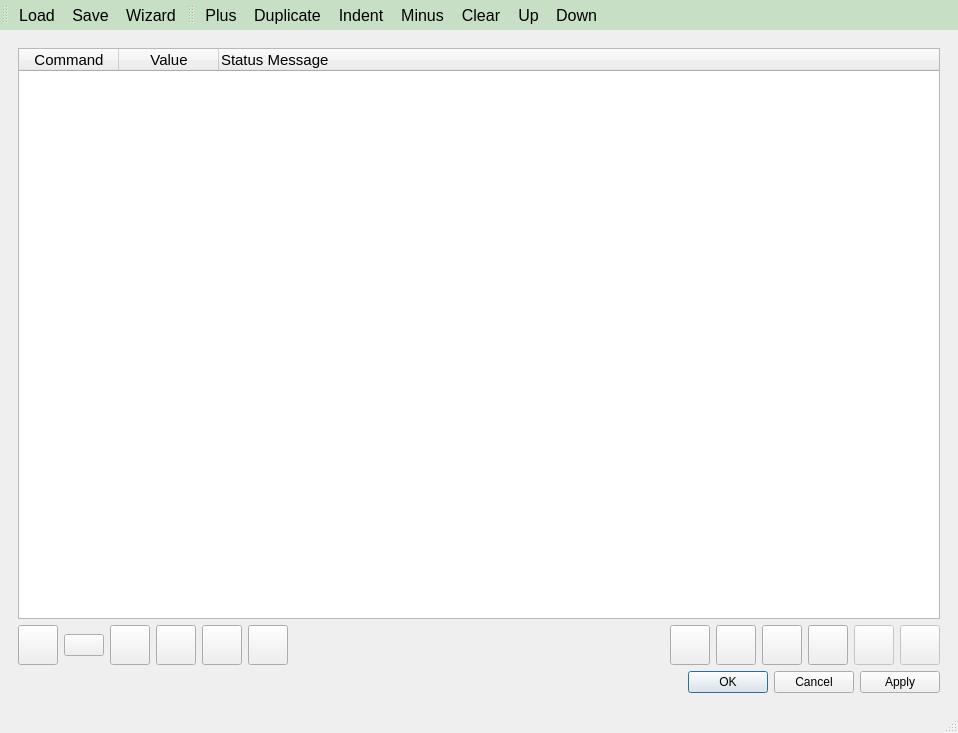
<?xml version="1.0" encoding="UTF-8"?>
<ui version="4.0">
 <class>Labonatip_protocol_editor</class>
 <widget class="QMainWindow" name="Labonatip_protocol_editor">
  <property name="geometry">
   <rect>
    <x>0</x>
    <y>0</y>
    <width>958</width>
    <height>733</height>
   </rect>
  </property>
  <property name="windowTitle">
   <string>Protocol editor</string>
  </property>
  <property name="styleSheet">
   <string notr="true">QToolButton:!hover {
background-color:rgb(199, 223, 197);
font-size: 16px;
}
QToolButton:hover {
     background-color: rgb(199, 223, 197);
 }

QToolBar {
background-color:rgb(199, 223, 197);
font-size: 16px;
border:0;
}</string>
  </property>
  <property name="iconSize">
   <size>
    <width>50</width>
    <height>50</height>
   </size>
  </property>
  <widget class="QWidget" name="centralwidget">
   <layout class="QGridLayout" name="gridLayout_2">
    <item row="0" column="0">
     <widget class="QScrollArea" name="scrollArea">
      <property name="sizePolicy">
       <sizepolicy hsizetype="Expanding" vsizetype="Expanding">
        <horstretch>0</horstretch>
        <verstretch>0</verstretch>
       </sizepolicy>
      </property>
      <property name="minimumSize">
       <size>
        <width>200</width>
        <height>200</height>
       </size>
      </property>
      <property name="frameShape">
       <enum>QFrame::NoFrame</enum>
      </property>
      <property name="verticalScrollBarPolicy">
       <enum>Qt::ScrollBarAsNeeded</enum>
      </property>
      <property name="horizontalScrollBarPolicy">
       <enum>Qt::ScrollBarAsNeeded</enum>
      </property>
      <property name="widgetResizable">
       <bool>true</bool>
      </property>
      <widget class="QWidget" name="scrollAreaWidgetContents">
       <property name="geometry">
        <rect>
         <x>0</x>
         <y>0</y>
         <width>940</width>
         <height>654</height>
        </rect>
       </property>
       <property name="sizePolicy">
        <sizepolicy hsizetype="Expanding" vsizetype="Expanding">
         <horstretch>0</horstretch>
         <verstretch>0</verstretch>
        </sizepolicy>
       </property>
       <property name="minimumSize">
        <size>
         <width>200</width>
         <height>200</height>
        </size>
       </property>
       <layout class="QGridLayout" name="gridLayout">
        <item row="1" column="10">
         <widget class="QPushButton" name="pushButton_moveDown">
          <property name="enabled">
           <bool>true</bool>
          </property>
          <property name="minimumSize">
           <size>
            <width>40</width>
            <height>40</height>
           </size>
          </property>
          <property name="maximumSize">
           <size>
            <width>40</width>
            <height>40</height>
           </size>
          </property>
          <property name="font">
           <font>
            <pointsize>12</pointsize>
            <weight>75</weight>
            <bold>true</bold>
           </font>
          </property>
          <property name="toolTip">
           <string>Move down</string>
          </property>
          <property name="statusTip">
           <string>Move down</string>
          </property>
          <property name="whatsThis">
           <string>Move down</string>
          </property>
          <property name="text">
           <string/>
          </property>
          <property name="icon">
           <iconset>
            <normaloff>icons/downArrow.png</normaloff>icons/downArrow.png</iconset>
          </property>
          <property name="iconSize">
           <size>
            <width>20</width>
            <height>20</height>
           </size>
          </property>
         </widget>
        </item>
        <item row="0" column="0" colspan="15">
         <widget class="QTreeWidget" name="treeWidget_macroTable">
          <property name="font">
           <font>
            <pointsize>11</pointsize>
           </font>
          </property>
          <property name="accessibleDescription">
           <string notr="true"/>
          </property>
          <property name="frameShadow">
           <enum>QFrame::Sunken</enum>
          </property>
          <property name="midLineWidth">
           <number>0</number>
          </property>
          <property name="autoScroll">
           <bool>true</bool>
          </property>
          <property name="editTriggers">
           <set>QAbstractItemView::CurrentChanged|QAbstractItemView::DoubleClicked|QAbstractItemView::EditKeyPressed|QAbstractItemView::SelectedClicked</set>
          </property>
          <property name="dragEnabled">
           <bool>false</bool>
          </property>
          <property name="dragDropMode">
           <enum>QAbstractItemView::NoDragDrop</enum>
          </property>
          <property name="defaultDropAction">
           <enum>Qt::MoveAction</enum>
          </property>
          <property name="alternatingRowColors">
           <bool>true</bool>
          </property>
          <property name="selectionMode">
           <enum>QAbstractItemView::SingleSelection</enum>
          </property>
          <property name="selectionBehavior">
           <enum>QAbstractItemView::SelectRows</enum>
          </property>
          <property name="textElideMode">
           <enum>Qt::ElideNone</enum>
          </property>
          <property name="animated">
           <bool>true</bool>
          </property>
          <property name="wordWrap">
           <bool>true</bool>
          </property>
          <property name="headerHidden">
           <bool>false</bool>
          </property>
          <property name="columnCount">
           <number>3</number>
          </property>
          <column>
           <property name="text">
            <string>Command</string>
           </property>
           <property name="textAlignment">
            <set>AlignCenter</set>
           </property>
          </column>
          <column>
           <property name="text">
            <string>Value</string>
           </property>
           <property name="textAlignment">
            <set>AlignCenter</set>
           </property>
          </column>
          <column>
           <property name="text">
            <string>Status Message</string>
           </property>
           <property name="toolTip">
            <string>The status message will be visualized in the status bar</string>
           </property>
           <property name="statusTip">
            <string>The status message will be visualized in the status bar</string>
           </property>
           <property name="whatsThis">
            <string>The status message will be visualized in the status bar</string>
           </property>
          </column>
         </widget>
        </item>
        <item row="1" column="14">
         <widget class="QPushButton" name="pushButton_becomeChild">
          <property name="enabled">
           <bool>false</bool>
          </property>
          <property name="maximumSize">
           <size>
            <width>40</width>
            <height>40</height>
           </size>
          </property>
          <property name="font">
           <font>
            <pointsize>12</pointsize>
            <weight>75</weight>
            <bold>true</bold>
           </font>
          </property>
          <property name="toolTip">
           <string>Level down</string>
          </property>
          <property name="statusTip">
           <string>Level down</string>
          </property>
          <property name="whatsThis">
           <string>Level down</string>
          </property>
          <property name="text">
           <string/>
          </property>
          <property name="icon">
           <iconset>
            <normaloff>icons/indent.png</normaloff>icons/indent.png</iconset>
          </property>
          <property name="iconSize">
           <size>
            <width>20</width>
            <height>20</height>
           </size>
          </property>
         </widget>
        </item>
        <item row="1" column="5">
         <widget class="QPushButton" name="pushButton_macroWizard">
          <property name="enabled">
           <bool>true</bool>
          </property>
          <property name="minimumSize">
           <size>
            <width>40</width>
            <height>40</height>
           </size>
          </property>
          <property name="maximumSize">
           <size>
            <width>40</width>
            <height>40</height>
           </size>
          </property>
          <property name="toolTip">
           <string>Start new macro using wizard</string>
          </property>
          <property name="text">
           <string/>
          </property>
          <property name="icon">
           <iconset>
            <normaloff>icons/wand.png</normaloff>icons/wand.png</iconset>
          </property>
          <property name="iconSize">
           <size>
            <width>30</width>
            <height>30</height>
           </size>
          </property>
         </widget>
        </item>
        <item row="1" column="13">
         <widget class="QPushButton" name="pushButton_becomeParent">
          <property name="enabled">
           <bool>false</bool>
          </property>
          <property name="maximumSize">
           <size>
            <width>40</width>
            <height>40</height>
           </size>
          </property>
          <property name="font">
           <font>
            <pointsize>12</pointsize>
            <weight>75</weight>
            <bold>true</bold>
           </font>
          </property>
          <property name="toolTip">
           <string>Level up</string>
          </property>
          <property name="statusTip">
           <string>Level up</string>
          </property>
          <property name="whatsThis">
           <string>Level up</string>
          </property>
          <property name="text">
           <string/>
          </property>
          <property name="icon">
           <iconset>
            <normaloff>icons/indentUp.png</normaloff>icons/indentUp.png</iconset>
          </property>
          <property name="iconSize">
           <size>
            <width>20</width>
            <height>20</height>
           </size>
          </property>
         </widget>
        </item>
        <item row="1" column="7">
         <spacer name="horizontalSpacer_2">
          <property name="orientation">
           <enum>Qt::Horizontal</enum>
          </property>
          <property name="sizeHint" stdset="0">
           <size>
            <width>40</width>
            <height>20</height>
           </size>
          </property>
         </spacer>
        </item>
        <item row="1" column="9">
         <widget class="QPushButton" name="pushButton_moveUp">
          <property name="enabled">
           <bool>true</bool>
          </property>
          <property name="minimumSize">
           <size>
            <width>40</width>
            <height>40</height>
           </size>
          </property>
          <property name="maximumSize">
           <size>
            <width>40</width>
            <height>40</height>
           </size>
          </property>
          <property name="font">
           <font>
            <pointsize>12</pointsize>
            <weight>75</weight>
            <bold>true</bold>
           </font>
          </property>
          <property name="toolTip">
           <string>Move up</string>
          </property>
          <property name="statusTip">
           <string>Move up</string>
          </property>
          <property name="whatsThis">
           <string>Move up</string>
          </property>
          <property name="text">
           <string/>
          </property>
          <property name="icon">
           <iconset>
            <normaloff>icons/upArrow.png</normaloff>icons/upArrow.png</iconset>
          </property>
          <property name="iconSize">
           <size>
            <width>20</width>
            <height>20</height>
           </size>
          </property>
         </widget>
        </item>
        <item row="1" column="4">
         <widget class="QPushButton" name="pushButton_clearCommands">
          <property name="enabled">
           <bool>true</bool>
          </property>
          <property name="minimumSize">
           <size>
            <width>40</width>
            <height>40</height>
           </size>
          </property>
          <property name="maximumSize">
           <size>
            <width>40</width>
            <height>40</height>
           </size>
          </property>
          <property name="font">
           <font>
            <pointsize>12</pointsize>
            <weight>75</weight>
            <bold>true</bold>
           </font>
          </property>
          <property name="toolTip">
           <string>Clear all commands</string>
          </property>
          <property name="statusTip">
           <string>Clear all commands</string>
          </property>
          <property name="whatsThis">
           <string>Clear all commands</string>
          </property>
          <property name="text">
           <string/>
          </property>
          <property name="icon">
           <iconset>
            <normaloff>icons/clearAll.png</normaloff>icons/clearAll.png</iconset>
          </property>
          <property name="iconSize">
           <size>
            <width>30</width>
            <height>30</height>
           </size>
          </property>
         </widget>
        </item>
        <item row="1" column="1">
         <widget class="QPushButton" name="pushButton_duplicateLine">
          <property name="enabled">
           <bool>true</bool>
          </property>
          <property name="toolTip">
           <string>duplicate command</string>
          </property>
          <property name="statusTip">
           <string>duplicate command</string>
          </property>
          <property name="whatsThis">
           <string>duplicate command</string>
          </property>
          <property name="text">
           <string/>
          </property>
          <property name="icon">
           <iconset>
            <normaloff>icons/duplicate.png</normaloff>icons/duplicate.png</iconset>
          </property>
          <property name="iconSize">
           <size>
            <width>30</width>
            <height>30</height>
           </size>
          </property>
         </widget>
        </item>
        <item row="1" column="0">
         <widget class="QPushButton" name="pushButton_addMacroCommand">
          <property name="enabled">
           <bool>true</bool>
          </property>
          <property name="minimumSize">
           <size>
            <width>40</width>
            <height>40</height>
           </size>
          </property>
          <property name="maximumSize">
           <size>
            <width>40</width>
            <height>40</height>
           </size>
          </property>
          <property name="font">
           <font>
            <pointsize>12</pointsize>
            <weight>75</weight>
            <bold>true</bold>
           </font>
          </property>
          <property name="toolTip">
           <string>Add new command</string>
          </property>
          <property name="statusTip">
           <string>Add new command</string>
          </property>
          <property name="whatsThis">
           <string>Add new command</string>
          </property>
          <property name="text">
           <string/>
          </property>
          <property name="icon">
           <iconset>
            <normaloff>icons/plus.png</normaloff>icons/plus.png</iconset>
          </property>
          <property name="iconSize">
           <size>
            <width>20</width>
            <height>20</height>
           </size>
          </property>
         </widget>
        </item>
        <item row="1" column="3">
         <widget class="QPushButton" name="pushButton_removeMacroCommand">
          <property name="enabled">
           <bool>true</bool>
          </property>
          <property name="minimumSize">
           <size>
            <width>40</width>
            <height>40</height>
           </size>
          </property>
          <property name="maximumSize">
           <size>
            <width>40</width>
            <height>40</height>
           </size>
          </property>
          <property name="font">
           <font>
            <pointsize>12</pointsize>
            <weight>75</weight>
            <bold>true</bold>
           </font>
          </property>
          <property name="toolTip">
           <string>Remove command</string>
          </property>
          <property name="statusTip">
           <string>Remove command</string>
          </property>
          <property name="whatsThis">
           <string>Remove command</string>
          </property>
          <property name="text">
           <string/>
          </property>
          <property name="icon">
           <iconset>
            <normaloff>icons/minus.png</normaloff>icons/minus.png</iconset>
          </property>
          <property name="iconSize">
           <size>
            <width>25</width>
            <height>25</height>
           </size>
          </property>
         </widget>
        </item>
        <item row="1" column="2">
         <widget class="QPushButton" name="pushButton_plusIndent">
          <property name="enabled">
           <bool>true</bool>
          </property>
          <property name="minimumSize">
           <size>
            <width>40</width>
            <height>40</height>
           </size>
          </property>
          <property name="maximumSize">
           <size>
            <width>40</width>
            <height>40</height>
           </size>
          </property>
          <property name="toolTip">
           <string>Add new command in the loop</string>
          </property>
          <property name="statusTip">
           <string>Add new command in the loop</string>
          </property>
          <property name="whatsThis">
           <string>Add new command in the loop</string>
          </property>
          <property name="text">
           <string/>
          </property>
          <property name="icon">
           <iconset>
            <normaloff>icons/indentPlus.png</normaloff>icons/indentPlus.png</iconset>
          </property>
          <property name="iconSize">
           <size>
            <width>25</width>
            <height>25</height>
           </size>
          </property>
         </widget>
        </item>
        <item row="1" column="11">
         <widget class="QPushButton" name="pushButton_saveMacro">
          <property name="enabled">
           <bool>true</bool>
          </property>
          <property name="minimumSize">
           <size>
            <width>40</width>
            <height>40</height>
           </size>
          </property>
          <property name="maximumSize">
           <size>
            <width>40</width>
            <height>40</height>
           </size>
          </property>
          <property name="font">
           <font>
            <pointsize>12</pointsize>
            <weight>50</weight>
            <bold>false</bold>
           </font>
          </property>
          <property name="text">
           <string/>
          </property>
          <property name="icon">
           <iconset>
            <normaloff>icons/save.png</normaloff>icons/save.png</iconset>
          </property>
          <property name="iconSize">
           <size>
            <width>25</width>
            <height>25</height>
           </size>
          </property>
         </widget>
        </item>
        <item row="1" column="12">
         <widget class="QPushButton" name="pushButton_loadMacro">
          <property name="enabled">
           <bool>true</bool>
          </property>
          <property name="minimumSize">
           <size>
            <width>40</width>
            <height>40</height>
           </size>
          </property>
          <property name="maximumSize">
           <size>
            <width>40</width>
            <height>40</height>
           </size>
          </property>
          <property name="font">
           <font>
            <pointsize>12</pointsize>
            <weight>50</weight>
            <bold>false</bold>
           </font>
          </property>
          <property name="text">
           <string/>
          </property>
          <property name="icon">
           <iconset>
            <normaloff>icons/open.png</normaloff>icons/open.png</iconset>
          </property>
          <property name="iconSize">
           <size>
            <width>25</width>
            <height>25</height>
           </size>
          </property>
         </widget>
        </item>
        <item row="3" column="0" colspan="15">
         <widget class="QDialogButtonBox" name="buttonBox">
          <property name="font">
           <font>
            <pointsize>11</pointsize>
           </font>
          </property>
          <property name="styleSheet">
           <string notr="true"/>
          </property>
          <property name="standardButtons">
           <set>QDialogButtonBox::Apply|QDialogButtonBox::Cancel|QDialogButtonBox::Ok</set>
          </property>
         </widget>
        </item>
       </layout>
      </widget>
     </widget>
    </item>
   </layout>
  </widget>
  <widget class="QStatusBar" name="statusbar"/>
  <widget class="QToolBar" name="toolBar">
   <property name="windowTitle">
    <string>toolBar</string>
   </property>
   <property name="movable">
    <bool>true</bool>
   </property>
   <property name="iconSize">
    <size>
     <width>30</width>
     <height>30</height>
    </size>
   </property>
   <property name="toolButtonStyle">
    <enum>Qt::ToolButtonIconOnly</enum>
   </property>
   <attribute name="toolBarArea">
    <enum>TopToolBarArea</enum>
   </attribute>
   <attribute name="toolBarBreak">
    <bool>false</bool>
   </attribute>
   <addaction name="actionLoad"/>
   <addaction name="actionSave"/>
   <addaction name="actionWizard"/>
  </widget>
  <widget class="QToolBar" name="toolBar_2">
   <property name="windowTitle">
    <string>toolBar_2</string>
   </property>
   <property name="iconSize">
    <size>
     <width>30</width>
     <height>30</height>
    </size>
   </property>
   <attribute name="toolBarArea">
    <enum>TopToolBarArea</enum>
   </attribute>
   <attribute name="toolBarBreak">
    <bool>false</bool>
   </attribute>
   <addaction name="actionPlus"/>
   <addaction name="actionDuplicate"/>
   <addaction name="actionIndent"/>
   <addaction name="actionMinus"/>
   <addaction name="actionClear"/>
   <addaction name="actionUp"/>
   <addaction name="actionDown"/>
  </widget>
  <action name="actionSave">
   <property name="icon">
    <iconset>
     <normaloff>icons/save.png</normaloff>icons/save.png</iconset>
   </property>
   <property name="text">
    <string>Save</string>
   </property>
  </action>
  <action name="actionLoad">
   <property name="icon">
    <iconset>
     <normaloff>icons/open.png</normaloff>icons/open.png</iconset>
   </property>
   <property name="text">
    <string>Load</string>
   </property>
  </action>
  <action name="actionWizard">
   <property name="icon">
    <iconset>
     <normaloff>icons/wand.png</normaloff>icons/wand.png</iconset>
   </property>
   <property name="text">
    <string>Wizard</string>
   </property>
  </action>
  <action name="actionPlus">
   <property name="icon">
    <iconset>
     <normaloff>icons/plus.png</normaloff>icons/plus.png</iconset>
   </property>
   <property name="text">
    <string>Plus</string>
   </property>
  </action>
  <action name="actionDuplicate">
   <property name="icon">
    <iconset>
     <normaloff>icons/duplicate.png</normaloff>icons/duplicate.png</iconset>
   </property>
   <property name="text">
    <string>Duplicate</string>
   </property>
  </action>
  <action name="actionIndent">
   <property name="icon">
    <iconset>
     <normaloff>icons/indentPlus.png</normaloff>icons/indentPlus.png</iconset>
   </property>
   <property name="text">
    <string>Indent</string>
   </property>
  </action>
  <action name="actionMinus">
   <property name="icon">
    <iconset>
     <normaloff>icons/minus.png</normaloff>icons/minus.png</iconset>
   </property>
   <property name="text">
    <string>Minus</string>
   </property>
  </action>
  <action name="actionClear">
   <property name="icon">
    <iconset>
     <normaloff>icons/clearAll.png</normaloff>icons/clearAll.png</iconset>
   </property>
   <property name="text">
    <string>Clear</string>
   </property>
  </action>
  <action name="actionDown">
   <property name="icon">
    <iconset>
     <normaloff>icons/downArrow.png</normaloff>icons/downArrow.png</iconset>
   </property>
   <property name="text">
    <string>Down</string>
   </property>
  </action>
  <action name="actionUp">
   <property name="icon">
    <iconset>
     <normaloff>icons/upArrow.png</normaloff>icons/upArrow.png</iconset>
   </property>
   <property name="text">
    <string>Up</string>
   </property>
  </action>
 </widget>
 <resources/>
 <connections/>
</ui>
